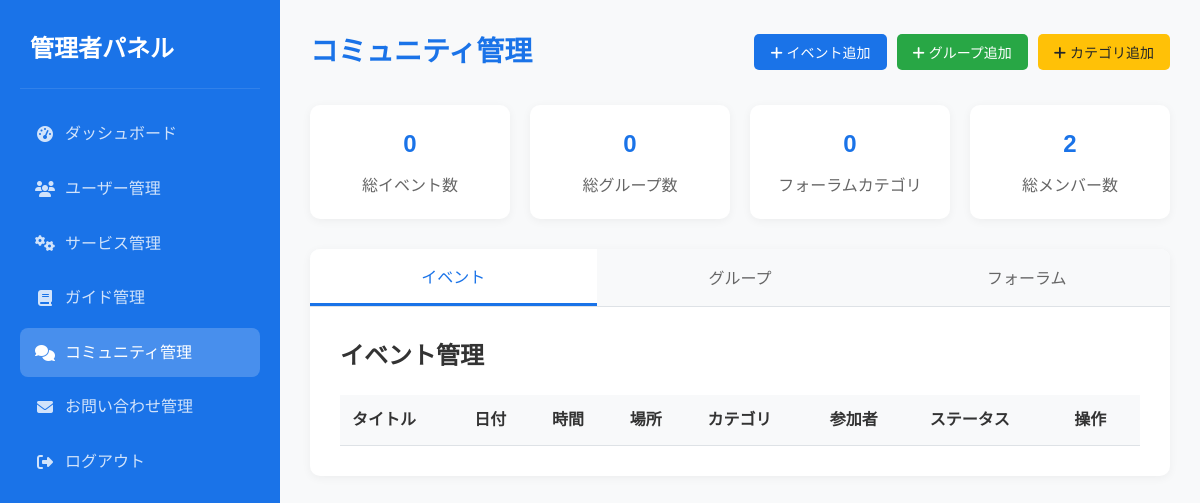
The app's page /admin/manage_community.php (signed in), older data.
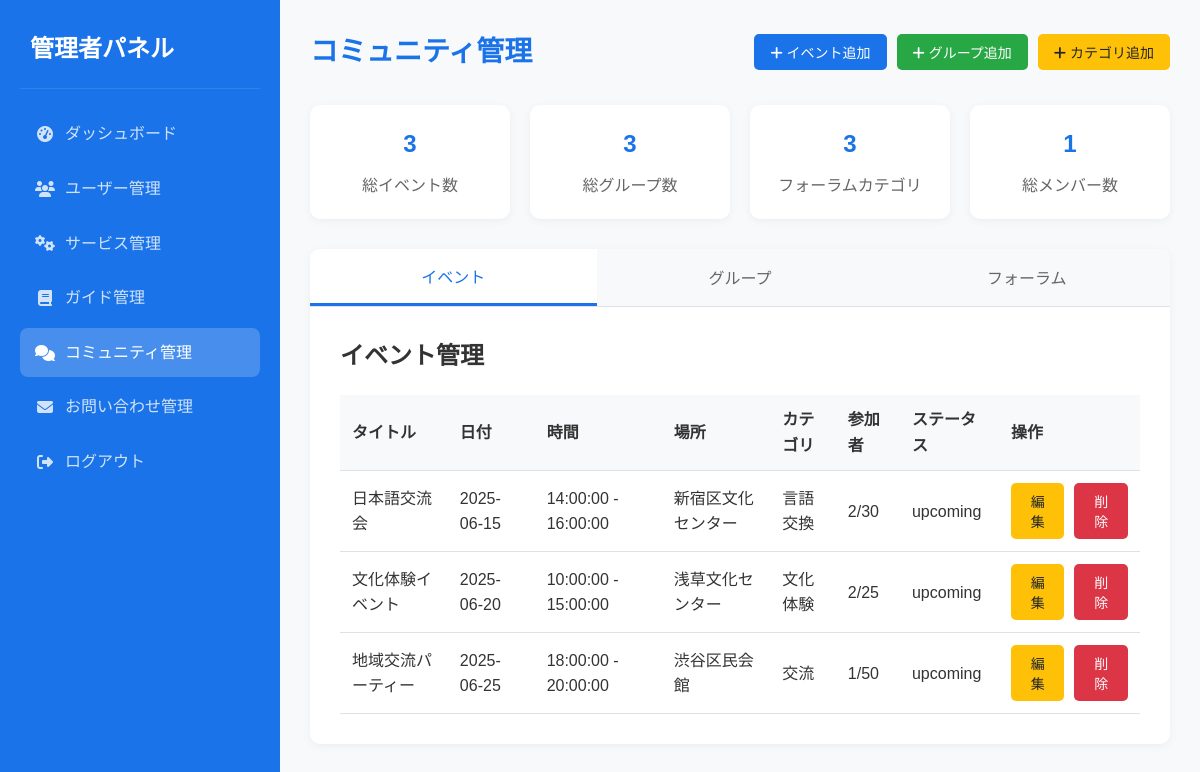
The same page, newer data.
### tables this page shows
CREATE TABLE `community_events` (
  `id` int(11) NOT NULL,
  `title` varchar(200) NOT NULL,
  `description` text DEFAULT NULL,
  `event_date` date NOT NULL,
  `start_time` time NOT NULL,
  `end_time` time NOT NULL,
  `location` varchar(200) NOT NULL,
  `category` enum('language_exchange','cultural_experience','sports','social','other') NOT NULL,
  `tags` longtext DEFAULT NULL CHECK (json_valid(`tags`)),
  `max_participants` int(11) DEFAULT NULL,
  `current_participants` int(11) DEFAULT 0,
  `image` varchar(255) DEFAULT NULL,
  `status` enum('upcoming','ongoing','completed','cancelled') DEFAULT 'upcoming',
  `featured` tinyint(1) DEFAULT 0,
  `created_at` timestamp NOT NULL DEFAULT current_timestamp(),
  `updated_at` timestamp NOT NULL DEFAULT current_timestamp() ON UPDATE current_timestamp()
);

### models/Community.php (called while the page is built, shortened)
<?php
class Community {
    private $pdo;
    public function __construct($pdo) {
        $this->pdo = $pdo;
    }
    public function getAllEvents($limit = null, $category = null, $status = 'upcoming') {
        $sql = "SELECT * FROM community_events WHERE status = :status";
        $params = ['status' => $status];
        $sql .= " ORDER BY event_date ASC, start_time ASC";
        $stmt = $this->pdo->prepare($sql);
        $stmt->execute($params);
        return $stmt->fetchAll();
    }
    public function getCommunityStats() {
        $stats = [];
        $stmt = $this->pdo->query("SELECT COUNT(*) as total FROM community_events WHERE status = 'upcoming'");
        $stats['total_events'] = $stmt->fetch()['total'];
        $stmt = $this->pdo->query("SELECT COUNT(*) as total FROM community_groups WHERE status = 'active'");
        $stats['total_groups'] = $stmt->fetch()['total'];
        $stmt = $this->pdo->query("SELECT COUNT(*) as total FROM forum_categories WHERE status = 'active'");
        $stats['total_categories'] = $stmt->fetch()['total'];
        $stmt = $this->pdo->query("SELECT COUNT(*) as total FROM users WHERE role = 'user'");
        $stats['total_members'] = $stmt->fetch()['total'];
        return $stats;
    }
    public function getEventCategories() {
        return [
            'language_exchange' => '言語交換',
            'cultural_experience' => '文化体験',
            'sports' => 'スポーツ',
            'social' => '交流',
            'other' => 'その他'
        ];
    }
}
?>

### admin/manage_community.php (the view, shortened to what this page needs)
<?php
require_once '../models/db.php';
require_once '../models/Community.php';
$community = new Community($pdo);
$events = $community->getAllEvents();
$stats = $community->getCommunityStats();
$eventCategories = $community->getEventCategories();
?>
<!DOCTYPE html>
<html lang="ja">
<head>
    <link rel="stylesheet" href="../css/style.css">
    <link rel="stylesheet" href="https://cdnjs.cloudflare.com/ajax/libs/font-awesome/6.5.1/css/all.min.css">
</head>
<body>
    <div class="admin-container">
        <div class="sidebar">
            <div class="sidebar-header">
                <h2>管理者パネル</h2>
            </div>
            <ul class="sidebar-menu">
                <li><a href="dashboard.php" class="<?php echo basename($_SERVER['PHP_SELF'])=='dashboard.php'?'active':''; ?>"><i class="fas fa-tachometer-alt"></i> ダッシュボード</a></li>
                <li><a href="manage_users.php" class="<?php echo basename($_SERVER['PHP_SELF'])=='manage_users.php'?'active':''; ?>"><i class="fas fa-users"></i> ユーザー管理</a></li>
                <li><a href="manage_services.php" class="<?php echo basename($_SERVER['PHP_SELF'])=='manage_services.php'?'active':''; ?>"><i class="fas fa-cogs"></i> サービス管理</a></li>
                <li><a href="manage_guide.php" class="<?php echo basename($_SERVER['PHP_SELF'])=='manage_guide.php'?'active':''; ?>"><i class="fas fa-book"></i> ガイド管理</a></li>
                <li><a href="manage_community.php" class="<?php echo basename($_SERVER['PHP_SELF'])=='manage_community.php'?'active':''; ?>"><i class="fas fa-comments"></i> コミュニティ管理</a></li>
                <li><a href="manage_contact.php" class="<?php echo basename($_SERVER['PHP_SELF'])=='manage_contact.php'?'active':''; ?>"><i class="fas fa-envelope"></i> お問い合わせ管理</a></li>
                <li><a href="logout.php"><i class="fas fa-sign-out-alt"></i> ログアウト</a></li>
            </ul>
        </div>
        <div class="main-content">
            <div class="content-header">
                <h1>コミュニティ管理</h1>
                <div class="action-buttons">
                    <button class="btn btn-primary" onclick="openModal('eventModal')">
                        <i class="fas fa-plus"></i> イベント追加
                    </button>
                    <button class="btn btn-success" onclick="openModal('groupModal')">
                        <i class="fas fa-plus"></i> グループ追加
                    </button>
                    <button class="btn btn-warning" onclick="openModal('categoryModal')">
                        <i class="fas fa-plus"></i> カテゴリ追加
                    </button>
                </div>
            </div>
            <div class="stats-grid">
                <div class="stat-card">
                    <h3><?php echo $stats['total_events']; ?></h3>
                    <p>総イベント数</p>
                </div>
                <div class="stat-card">
                    <h3><?php echo $stats['total_groups']; ?></h3>
                    <p>総グループ数</p>
                </div>
                <div class="stat-card">
                    <h3><?php echo $stats['total_categories']; ?></h3>
                    <p>フォーラムカテゴリ</p>
                </div>
                <div class="stat-card">
                    <h3><?php echo $stats['total_members']; ?></h3>
                    <p>総メンバー数</p>
                </div>
            </div>
            <div class="tab-container">
                <div class="tab-buttons">
                    <button class="tab-button active" onclick="showTab('events')">イベント</button>
                    <button class="tab-button" onclick="showTab('groups')">グループ</button>
                    <button class="tab-button" onclick="showTab('forum')">フォーラム</button>
                </div>
                <div id="events" class="tab-content active">
                    <h2>イベント管理</h2>
                    <table class="data-table">
                        <thead>
                            <tr>
                                <th>タイトル</th>
                                <th>日付</th>
                                <th>時間</th>
                                <th>場所</th>
                                <th>カテゴリ</th>
                                <th>参加者</th>
                                <th>ステータス</th>
                                <th>操作</th>
                            </tr>
                        </thead>
                        <tbody>
                            <?php foreach ($events as $event): ?>
                            <tr>
                                <td><?php echo htmlspecialchars($event['title']); ?></td>
                                <td><?php echo $event['event_date']; ?></td>
                                <td><?php echo $event['start_time'] . ' - ' . $event['end_time']; ?></td>
                                <td><?php echo htmlspecialchars($event['location']); ?></td>
                                <td><?php echo $eventCategories[$event['category']] ?? $event['category']; ?></td>
                                <td><?php echo $event['current_participants'] . '/' . $event['max_participants']; ?></td>
                                <td>
                                    <span class="badge badge-<?php echo $event['status'] === 'upcoming' ? 'success' : ($event['status'] === 'ongoing' ? 'warning' : 'secondary'); ?>">
                                        <?php echo $event['status']; ?>
                                    </span>
                                </td>
                                <td>
                                    <div class="action-buttons">
                                        <button class="btn btn-warning" onclick="editEvent(<?php echo $event['id']; ?>)">編集</button>
                                        <button class="btn btn-danger" onclick="deleteEvent(<?php echo $event['id']; ?>)">削除</button>
                                    </div>
                                </td>
                            </tr>
                            <?php endforeach; ?>
                        </tbody>
                    </table>
                </div>
            </div>
        </div>
    </div>
</body>
</html>

### css/style.css (style rules this page uses)
:root { --primary-color: #4A90E2; --secondary-color: #2C3E50; --accent-color: #E74C3C; --text-color: #333; --light-gray: #f5f5f5; --white: #ffffff; }
* { margin: 0; padding: 0; box-sizing: border-box; }
body { font-family: 'Noto Sans JP', sans-serif; line-height: 1.6; color: var(--text-color); }

### admin/manage_community.php (style rules this page uses)
.admin-container { display: flex; min-height: 100vh; background: #f8f9fa; }
.sidebar { width: 280px; background: #1a73e8; color: white; padding: 30px 20px; position: fixed; height: 100vh; overflow-y: auto; }
.sidebar-header { padding: 0 10px 20px; border-bottom: 1px solid rgba(255,255,255,0.1); margin-bottom: 20px; }
.sidebar-header h2 { font-size: 24px; font-weight: 700; margin: 0; color: white; }
.sidebar-menu { list-style: none; padding: 0; margin: 0; }
.sidebar-menu li { margin-bottom: 5px; }
.sidebar-menu a { color: rgba(255,255,255,0.8); text-decoration: none; display: flex; align-items: center; padding: 12px 15px; border-radius: 8px; transition: all 0.3s ease; }
.sidebar-menu a.active { background: rgba(255,255,255,0.2); color: white; }
.sidebar-menu a i { margin-right: 10px; width: 20px; text-align: center; }
.main-content { flex: 1; margin-left: 280px; padding: 30px; }
.content-header { margin-bottom: 30px; display: flex; justify-content: space-between; align-items: center; }
.content-header h1 { font-size: 28px; font-weight: 700; color: #1a73e8; margin: 0; }
.stats-grid { display: grid; grid-template-columns: repeat(auto-fit, minmax(200px, 1fr)); gap: 20px; margin-bottom: 30px; }
.stat-card { background: white; padding: 20px; border-radius: 10px; box-shadow: 0 2px 10px rgba(0,0,0,0.05); text-align: center; }
.stat-card h3 { font-size: 24px; color: #1a73e8; margin: 0 0 10px 0; }
.stat-card p { color: #666; margin: 0; }
.tab-container { background: white; border-radius: 10px; box-shadow: 0 2px 10px rgba(0,0,0,0.05); overflow: hidden; }
.tab-buttons { display: flex; background: #f8f9fa; border-bottom: 1px solid #dee2e6; }
.tab-button { flex: 1; padding: 15px 20px; background: none; border: none; cursor: pointer; font-size: 16px; color: #666; transition: all 0.3s ease; }
.tab-button.active { background: white; color: #1a73e8; border-bottom: 3px solid #1a73e8; }
.tab-content { display: none; padding: 30px; }
.tab-content.active { display: block; }
.data-table { width: 100%; border-collapse: collapse; margin-top: 20px; }
.data-table th, .data-table td { padding: 12px; text-align: left; border-bottom: 1px solid #dee2e6; }
.data-table th { background: #f8f9fa; font-weight: 600; color: #333; }
.action-buttons { display: flex; gap: 10px; }
.btn { padding: 8px 16px; border: none; border-radius: 5px; cursor: pointer; font-size: 14px; text-decoration: none; display: inline-block; transition: all 0.3s ease; }
.btn-primary { background: #1a73e8; color: white; }
.btn-success { background: #28a745; color: white; }
.btn-warning { background: #ffc107; color: #212529; }
.btn-danger { background: #dc3545; color: white; }

Row changes from the older to the newer data that the page shows:
added community_events: title "日本語交流会", event_date "2025-06-15", start_time "14:00:00", end_time "16:00:00", location "新宿区文化センター", category "言語交換", current_participants "2", max_participants "30", status "upcoming"
added community_events: title "文化体験イベント", event_date "2025-06-20", start_time "10:00:00", end_time "15:00:00", location "浅草文化センター", category "文化体験", current_participants "2", max_participants "25", status "upcoming"
added community_events: title "地域交流パーティー", event_date "2025-06-25", start_time "18:00:00", end_time "20:00:00", location "渋谷区民会館", category "交流", current_participants "1", max_participants "50", status "upcoming"
Text that changed along with them:
$stats['total_events']: "0" → "3"
$stats['total_groups']: "0" → "3"
$stats['total_categories']: "0" → "3"
$stats['total_members']: "2" → "1"
